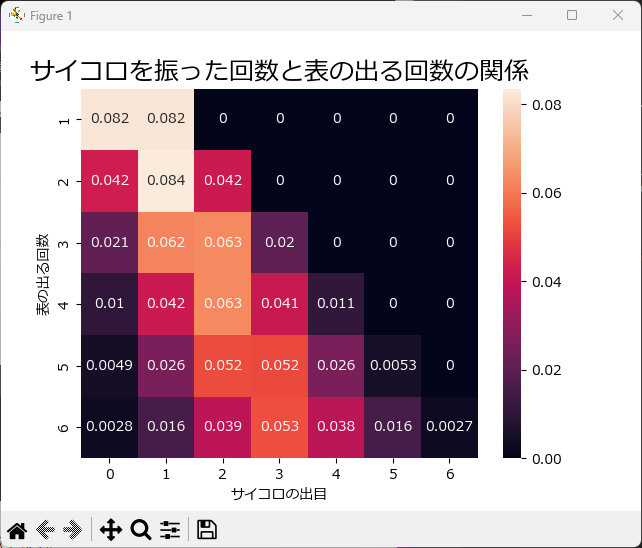

Write Python code to recreate this figure.
#
import numpy as np
import seaborn as sns
import matplotlib.pyplot as plt

dice = [1, 2, 3, 4, 5, 6]

x=np.random.choice(dice, size=100_000)
y=[]

for trial_x in x:
    trial_y=sum([np.random.choice([0,1]) for _ in range(trial_x)])
    y.append(trial_y)

hist,_,_=np.histogram2d(x,y,bins=(len(dice),len(dice)+1),range=[[1,6],[0,6]])

# seabornは、xとyが逆なので注意

sns.heatmap(hist / 100_000,annot=True,xticklabels=[0]+dice, yticklabels=dice)

sns.set(font='Meiryo')
sns.set(font_scale=1.5)
sns.set_style('whitegrid')
sns.set_palette('gray_r')
sns.set_color_codes()
sns.despine(left=True, bottom=True)
sns.set_style('whitegrid', {'grid.linestyle': '--'})
sns.set_style('whitegrid', {'grid.color': 'black'})

plt.xlabel('サイコロの出目')
plt.ylabel('表の出る回数')
plt.title('サイコロを振った回数と表の出る回数の関係')
#日本語を表示できるようにする
plt.rcParams["font.size"] = 14
plt.rcParams['font.sans-serif'] = ['Meiryo']
plt.show()
